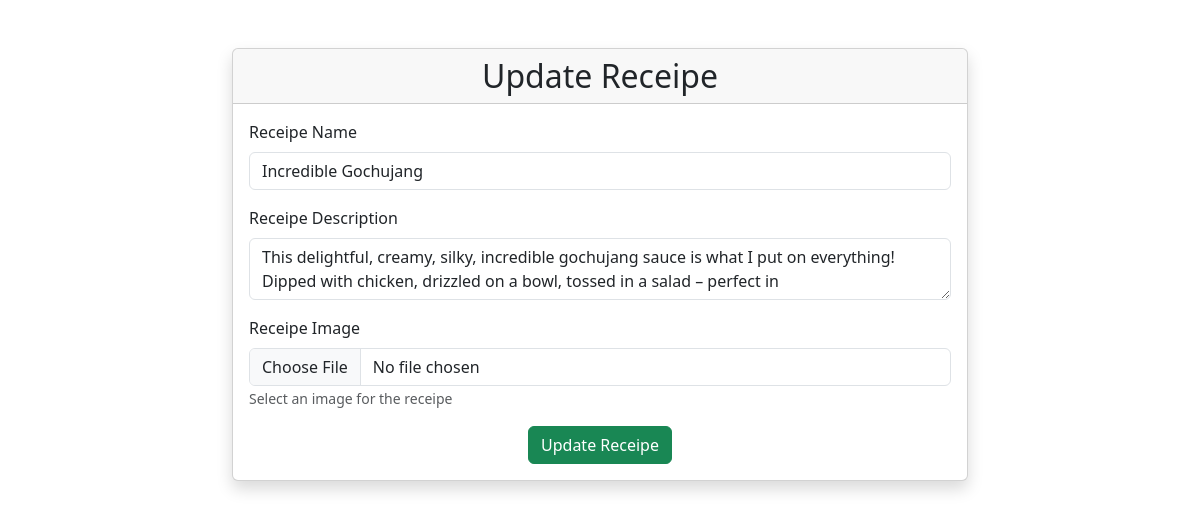
The page /update-receipe/15/ on the database its author committed.
### vege/models.py (models this page shows, shortened)
class Receipe(models.Model):
    User=models.ForeignKey(User,on_delete=models.SET_NULL,null=True,blank=True)
    receipe_name = models.CharField(max_length=100)
    receipe_description = models.TextField()
    receipe_image = models.ImageField(upload_to='receipe/')

### vege/views.py (the view, shortened to what this page needs)
# urls.py: path('update-receipe/<id>/', update_receipe, name="update_receipe"),
def update_receipe(request, id):
    queryset = Receipe.objects.get(id=id)
    context = {'receipe': queryset}
    return render(request,'htmlfiles/update_receipe.html',context)

### vege/templates/htmlfiles/update_receipe.html (shortened to what this page needs)
{% extends "basic.html" %}
{% block start %}
<div class="container mt-5">
    <div class="row justify-content-center">
        <div class="col-md-8">
            <div class="card shadow">
                <div class="card-header">
                    <h2 class="mb-0 text-center">Update Receipe</h2>
                </div>
                <div class="card-body">
                    <form method="post" enctype="multipart/form-data" id="receipeForm">
                        <div class="mb-3">
                            <label for="receipeName" class="form-label">Receipe Name</label>
                            <input name="receipe_name" value="{{ receipe.receipe_name }}" type="text" class="form-control" id="receipeName" placeholder="Enter receipe name">
                        </div>
                        <div class="mb-3">
                            <label for="receipeDescription" class="form-label">Receipe Description</label>
                            <textarea class="form-control" name="receipe_description" id="receipeDescription" placeholder="Enter receipe description">{{ receipe.receipe_description }}</textarea>
                        </div>
                        <div class="mb-3">
                            <label for="receipeImage" class="form-label">Receipe Image</label>
                            <input name="receipe_image" type="file" class="form-control" id="receipeImage">
                            <small class="form-text text-muted">Select an image for the receipe</small>
                        </div>
                        <div class="text-center">
                            <button type="submit" class="btn btn-success">Update Receipe</button>
                        </div>
                    </form>
                </div>
            </div>
        </div>
    </div>
</div>
{% endblock %}

### rows shown on the page
Receipe: receipe_name "Incredible Gochujang", receipe_description "This delightful, creamy, silky, incredible gochujang sauce is what I put on everything! Dipped with chicken, drizzled on a bowl, tossed in a salad – perfect in"
